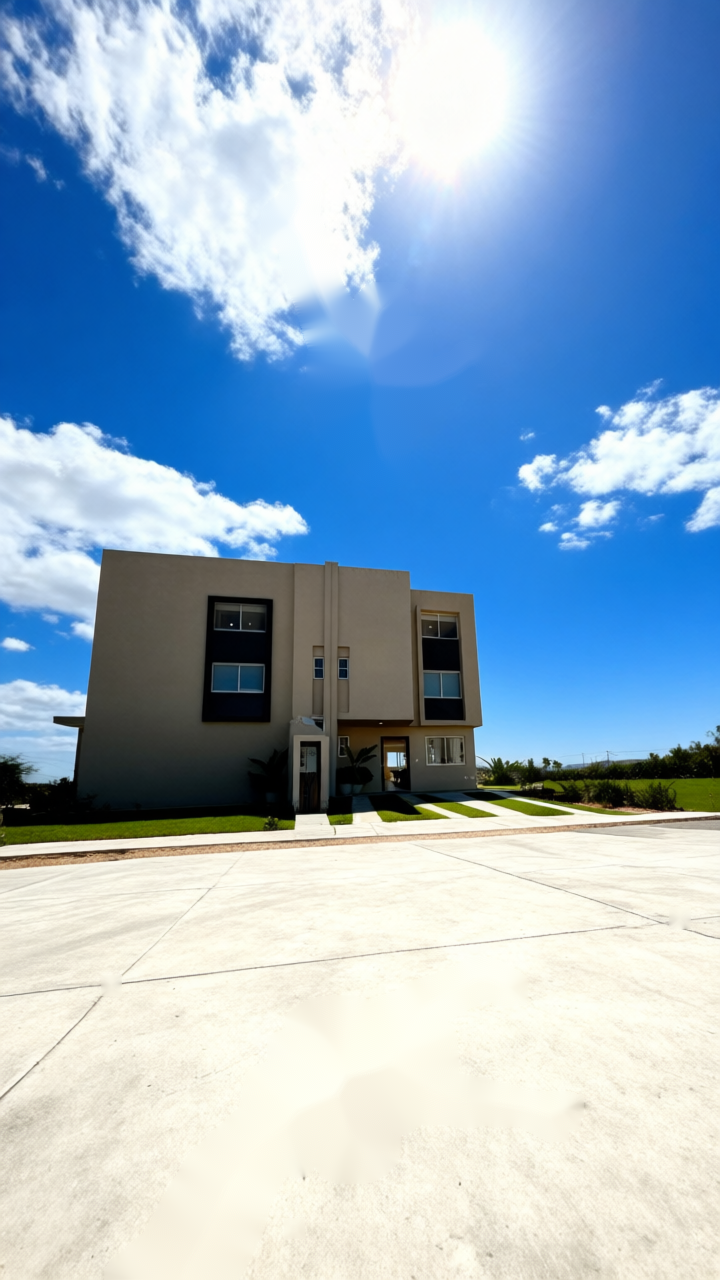
#> input picture clientes/Mariano/video/spiderman/codigo/fondo.png, 720 x 1280 px
$ python marometa_abierto.py
#> lines starting #> are read from the running program, lines starting #| are printed output that depends on the picture; after the words box and inside, x2 and y2 are one past the last pixel; in counts of white or black regions, pixels touching at a corner belong together
"""Mariano · marometa por CÓDIGO (31 oct, sin GPU): plano abierto fijo de su casa Salvia (fondo limpio de r5),
recortes reales de Mariano (rembg) animados: parado en la orilla del techo → se agacha → salto mortal hacia atrás
(vuelta completa con desenfoque) → cae creciendo hacia la cámara con su sombra → destello → corte al aterrizaje r4 y su gancho.
  python3 marometa.py  → codigo/marometa.mp4 (solo video, 720x1280, 30 fps)"""
import math, subprocess
import numpy as np
from PIL import Image, ImageFilter, ImageDraw
from pathlib import Path
D = Path(__file__).parent
W, H, FPS = 720, 1280, 30
_f = Image.open(D / 'fondo.png').convert('RGB').resize((W, H)); ZF, CX0, CY0 = 1.0, 360, 640   # acerca la casa
#> further down, _f is the input picture: PIL image 720x1280 RGB; mean R, G, B 154.2, 179.7, 201
_cw, _ch = W / ZF, H / ZF; FONDO = _f.crop((int(CX0 - _cw / 2), int(CY0 - _ch / 2), int(CX0 + _cw / 2), int(CY0 + _ch / 2))).resize((W, H), Image.LANCZOS)
SP = {n: Image.open(D / f'{n}.png').convert('RGBA') for n in ('parado', 'tuck', 'aire')}
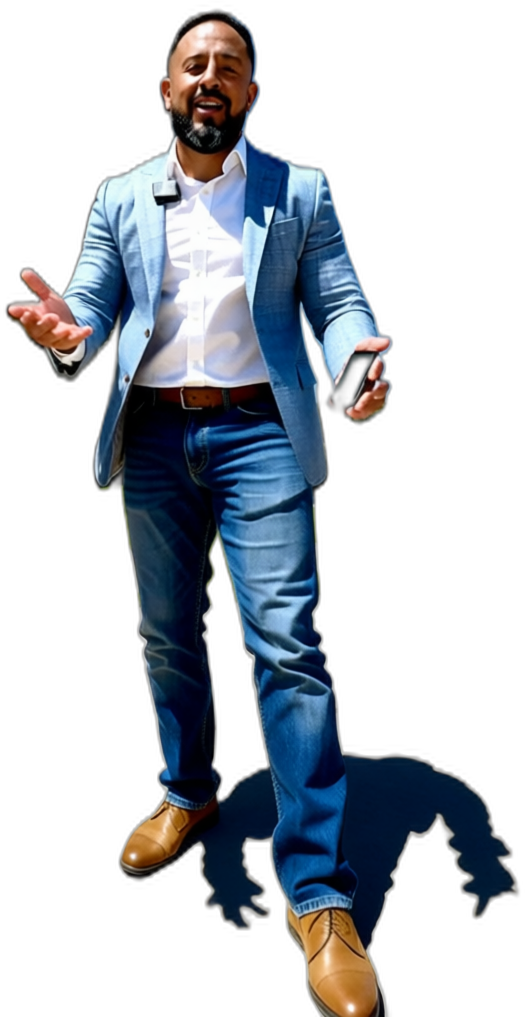
#> input picture clientes/Mariano/video/spiderman/codigo/parado.png, 525 x 1017 px
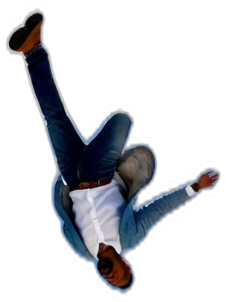
#> input picture clientes/Mariano/video/spiderman/codigo/tuck.png, 226 x 302 px
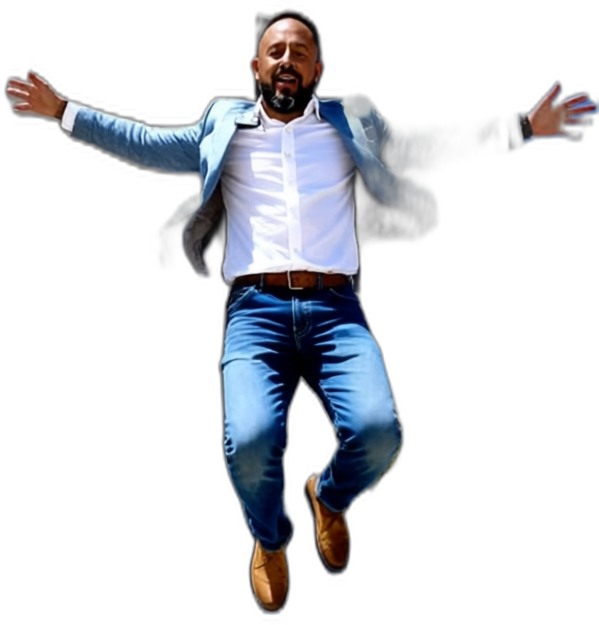
#> input picture clientes/Mariano/video/spiderman/codigo/aire.png, 599 x 625 px
#> SP = 3 items
# quita la sombra pegada al recorte «parado» (la parte de abajo a la derecha)
p = np.array(SP['parado']); h = p.shape[0]; p[int(h * .80):, int(p.shape[1] * .62):, 3] = 0; SP['parado'] = Image.fromarray(p)
#> further down, p is the input picture: shape (1017, 525, 4); mean R, G, B, A 26.7, 31.9, 38.4, 90.1
#> after `h = p.shape[0]`: h = 1017
#> after `p[int(h * 0.8):, int(p.shape[1] * 0.62):, 3] = 0`:
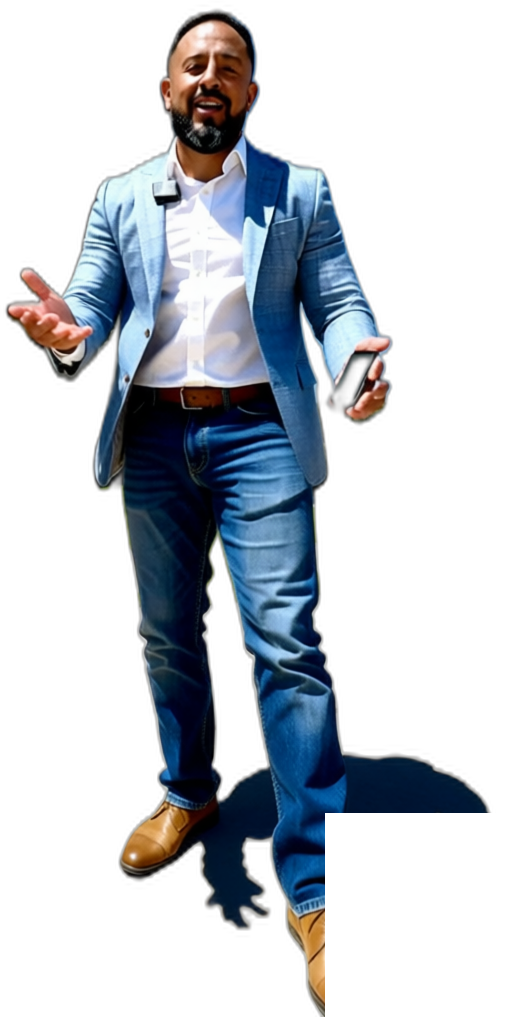
#> p: shape (1017, 525, 4); 3.79% of pixels changed, all inside (x1, y1, x2, y2) = (325, 813, 525, 1017); transparent parts drawn white
TECHO_Y, X0 = 552, 300            # orilla del techo y posición inicial
T_PARADO, T_VUELTA, T_CAIDA = 0.55, 0.85, 0.80
TOTAL = T_PARADO + T_VUELTA + T_CAIDA


def ease_in(x): return x * x
def ease_out(x): return 1 - (1 - x) ** 2


# [48 lines left out: functions pegar, sombra, estado, cuadro, not called in this run]


nf = int(TOTAL * FPS)
#> (the run stopped early here; a loop or call above may not have finished)
